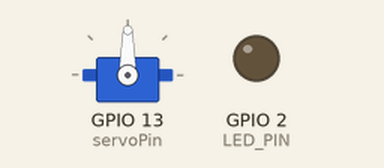
This sketch was run on a simulated ESP32. On the bench: servo, output pins drawn as LEDs (lit = HIGH). WiFi joins after 1.5 s; servers stay silent unless stated; what the sketch prints to the serial monitor is not drawn.

Above: at 0.1 s.
At 1.9 s:
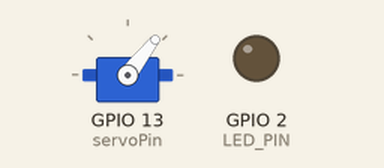
At 3.1 s:
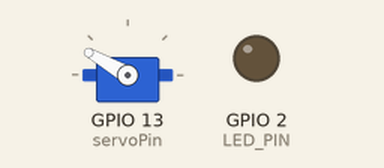
At 4.3 s:
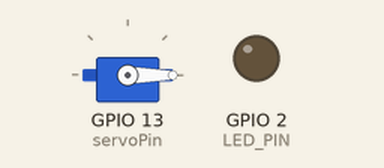
Timing chart, 0 to 5.8 s (numbered marks = the images above):
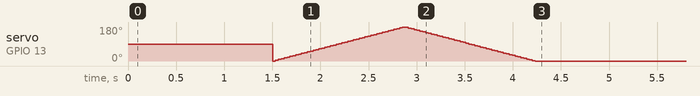

The sketch:

arduino-gauge.ino
```cpp
#include <WiFi.h>
#include <HTTPClient.h>
#include <ArduinoJson.h>
#include <ESP32Servo.h>

const char* ssid = "crniGaleb";
const char* password = "devojkaSaCardasNogama";

const char* serverURL = "http://192.168.1.50:6969/api/temperature";

Servo needle;
const int servoPin = 13;
int minAngle = 0;
int maxAngle = 180;

const int LED_PIN = 2;

struct CpuData {
  float temperature;
  int hour;
};

void setup() {
  Serial.begin(115200);
  Serial.println("Booting ESP32...");

  needle.attach(servoPin);
  pinMode(LED_PIN, OUTPUT);

  WiFi.begin(ssid, password);
  Serial.print("Connecting to WiFi");
  while (WiFi.status() != WL_CONNECTED) {
    delay(500);
    Serial.print(".");
  }
  Serial.println("\nWiFi Connected!");

  Serial.println("Starting needle sweep...");
  for(int pos = minAngle; pos <= maxAngle; pos+=2) {
    needle.write(pos);
    delay(15);
  }
  for(int pos = maxAngle; pos >= minAngle; pos-=2) {
    needle.write(pos);
    delay(15);
  }
  Serial.println("Needle sweep done.");

  CpuData data = getCpuData();
  setNeedle(data.temperature);
  setLed(data.hour);
}

void loop() {
  CpuData data = getCpuData();
  setNeedle(data.temperature);
  setLed(data.hour);
  delay(60000);
}

CpuData getCpuData() {
  CpuData data = {0, 12};
  if(WiFi.status() == WL_CONNECTED) {
    HTTPClient http;
    http.begin(serverURL);
    int httpCode = http.GET();
    if(httpCode == 200) {
      String payload = http.getString();
      Serial.print("Received payload: ");
      Serial.println(payload);

      StaticJsonDocument<200> doc;
      if(!deserializeJson(doc, payload)) {
        data.temperature = doc["temperature"];
        data.hour = doc["hour"];
        Serial.print("Temperature: "); Serial.println(data.temperature);
        Serial.print("Hour: "); Serial.println(data.hour);
      } else {
        Serial.println("JSON parsing failed!");
      }
    } else {
      Serial.print("HTTP GET failed, code: "); Serial.println(httpCode);
    }
    http.end();
  } else {
    Serial.println("WiFi not connected!");
  }
  return data;
}

void setNeedle(float temp) {
  int angle = map(temp, 20, 100, minAngle, maxAngle);
  angle = constrain(angle, minAngle, maxAngle);
  needle.write(angle);
  Serial.print("Needle angle: "); Serial.println(angle);
}

void setLed(int hour) {
  if(hour >= 19 || hour < 6) {
    digitalWrite(LED_PIN, HIGH);
    Serial.println("LED ON (night)");
  } else {
    digitalWrite(LED_PIN, LOW);
    Serial.println("LED OFF (day)");
  }
}
```
